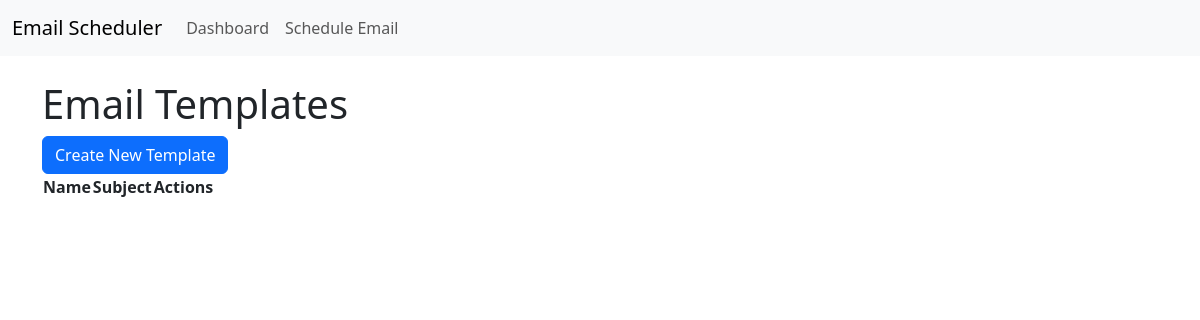
The app's page /templates/, older data.
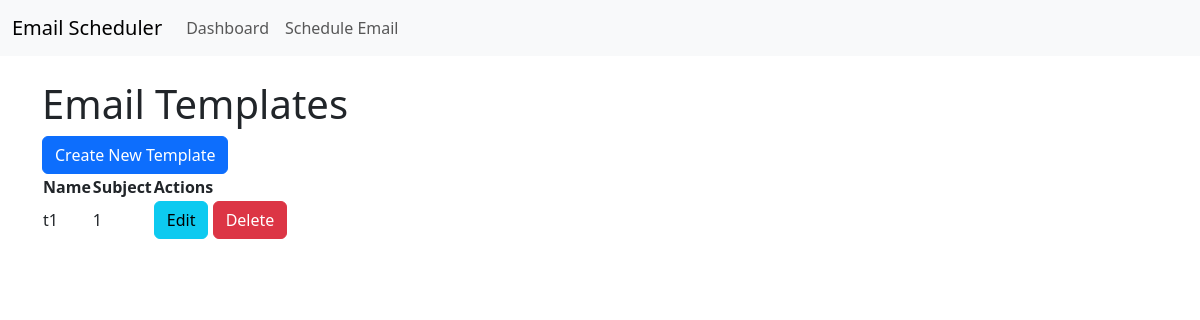
The same page, newer data.
### email_scheduler/models.py (models this page shows, shortened)
class EmailTemplate(models.Model):
    name = models.CharField(max_length=255, unique=True)
    subject = models.CharField(max_length=255)
    message = models.TextField()
    created_at = models.DateTimeField(auto_now_add=True)
    updated_at = models.DateTimeField(auto_now=True)

### email_scheduler/views.py (the view)
# urls.py: path('templates/', views.template_list, name='template_list'),
def template_list(request):
    templates = EmailTemplate.objects.all()
    return render(request, 'template_list.html', {'templates': templates})

### email_scheduler/templates/template_list.html
{% extends 'base.html' %}
{% block content %}
<h1>Email Templates</h1>
<a href="{% url 'create_template' %}" class="btn btn-primary">Create New Template</a>
<table>
    <thead>
        <tr>
            <th>Name</th>
            <th>Subject</th>
            <th>Actions</th>
        </tr>
    </thead>
    <tbody>
        {% for template in templates %}
        <tr>
            <td>{{ template.name }}</td>
            <td>{{ template.subject }}</td>
            <td>
                <a href="{% url 'edit_template' template.id %}" class="btn btn-info">Edit</a>
                <a href="{% url 'delete_email_template' template.id %}" class="btn btn-danger">Delete</a>
            </td>
        </tr>
        {% endfor %}
    </tbody>
</table>
{% endblock %}

Row changes from the older to the newer data that the page shows:
added EmailTemplate: name "t1", subject "1"
